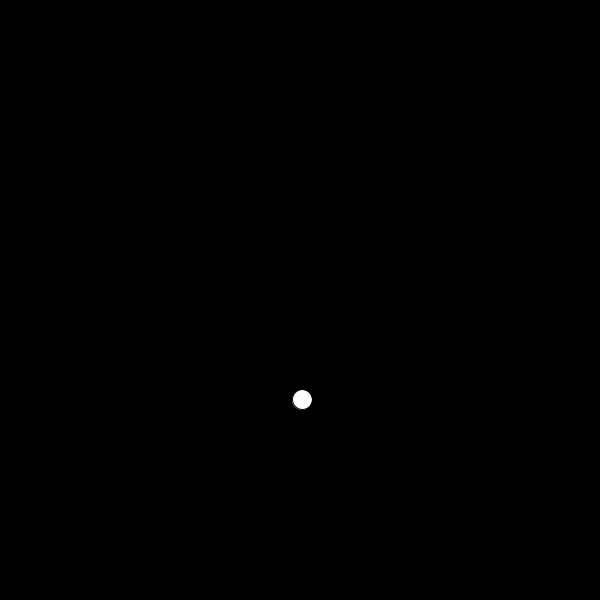
Frame 1 (no input)
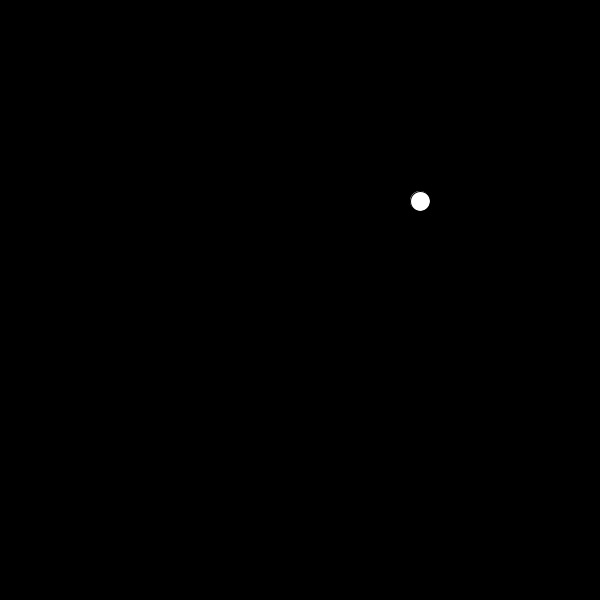
Frame 60 (the mouse pressed at the canvas centre just before this capture)
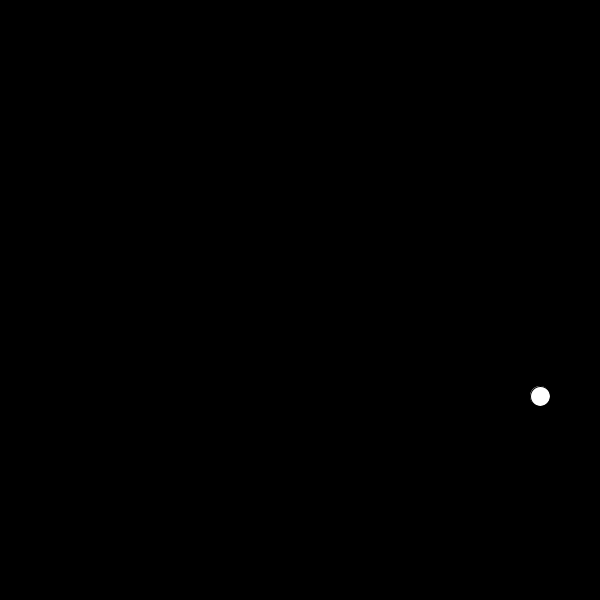
Frame 120 (the mouse held since frame 60 and released just before this capture)

The Processing sketch that drew these frames (run headless with seeded random() and noise(); from frame 60 on, the mouse is pressed at the canvas centre):

// Processing sketch: processing_69987
// ── processing_69987.pde

float angle;
float speed;
float rad;
float xOrigin, yOrigin;
float xPos;
float yPos;

int xdirection = 1;

void setup(){
  size(600,600);
  rad = 100;
  xOrigin = width/2;
  yOrigin = height/2;

}

void draw(){
  background(0);
  //in this case we're just using the sin
  //because we are animatin just one axis
   
  if (xOrigin > 0 || xOrigin < width){
   
    xdirection *= 1;
  }
  
  if(xOrigin < 0 || xOrigin > width){

    xdirection *= -1;
  }

  
  
  
  xOrigin = xOrigin + (2 * xdirection);

  
  //we are using the (-1 to 1) that sin returns and multiplying it by the radius
  //we use frameCount in this case just to make the angle used in the sin calculation grow
  xPos = sin(frameCount * 0.05) * rad; 
  yPos= cos(frameCount * 0.05) * rad;
  ellipse (xOrigin, yOrigin +yPos, 20,20); 
//  ellipse (xOrigin + xPos, yOrigin +yPos, 20,20);  
//  ellipse (xOrigin+xPos, yOrigin, 20,20); 
}
